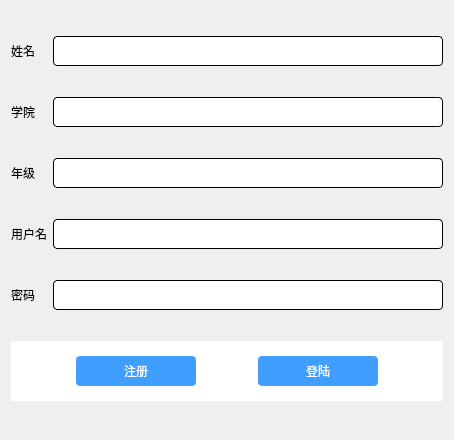
<?xml version="1.0" encoding="UTF-8"?>
<ui version="4.0">
 <class>dlg_register</class>
 <widget class="QDialog" name="dlg_register">
  <property name="geometry">
   <rect>
    <x>0</x>
    <y>0</y>
    <width>454</width>
    <height>440</height>
   </rect>
  </property>
  <property name="windowTitle">
   <string>Dialog</string>
  </property>
  <property name="styleSheet">
   <string notr="true">QLabel#lb_title{font:40px '黑体';}
QLabel#lb_username,QLabel#lb_password{font:20px '楷体';}
QLineEdit{border-radius:4px;min-height:28px;border:1px solid black}
QPushButton{border-radius:4px;background: #409eff; color:white;font -size:14px;}
QWidget#widget{background:white;}</string>
  </property>
  <layout class="QGridLayout" name="gridLayout_2">
   <item row="0" column="0">
    <widget class="QLabel" name="label">
     <property name="text">
      <string>姓名</string>
     </property>
     <property name="name" stdset="0">
      <string>lb</string>
     </property>
    </widget>
   </item>
   <item row="0" column="1">
    <widget class="QLineEdit" name="le_nickname">
     <property name="name" stdset="0">
      <string>le</string>
     </property>
    </widget>
   </item>
   <item row="1" column="0">
    <widget class="QLabel" name="label_2">
     <property name="text">
      <string>学院</string>
     </property>
     <property name="name" stdset="0">
      <string>lb</string>
     </property>
    </widget>
   </item>
   <item row="1" column="1">
    <widget class="QLineEdit" name="le_department">
     <property name="name" stdset="0">
      <string>le</string>
     </property>
    </widget>
   </item>
   <item row="2" column="0">
    <widget class="QLabel" name="label_3">
     <property name="text">
      <string>年级</string>
     </property>
     <property name="name" stdset="0">
      <string>lb</string>
     </property>
    </widget>
   </item>
   <item row="2" column="1">
    <widget class="QLineEdit" name="le_grade">
     <property name="name" stdset="0">
      <string>le</string>
     </property>
    </widget>
   </item>
   <item row="3" column="0">
    <widget class="QLabel" name="label_4">
     <property name="text">
      <string>用户名</string>
     </property>
     <property name="name" stdset="0">
      <string>lb</string>
     </property>
    </widget>
   </item>
   <item row="3" column="1">
    <widget class="QLineEdit" name="le_username">
     <property name="name" stdset="0">
      <string>le</string>
     </property>
    </widget>
   </item>
   <item row="4" column="0">
    <widget class="QLabel" name="label_5">
     <property name="text">
      <string>密码</string>
     </property>
     <property name="name" stdset="0">
      <string>lb</string>
     </property>
    </widget>
   </item>
   <item row="4" column="1">
    <widget class="QLineEdit" name="le_password">
     <property name="name" stdset="0">
      <string>le</string>
     </property>
    </widget>
   </item>
   <item row="5" column="0" colspan="2">
    <widget class="QWidget" name="widget" native="true">
     <property name="maximumSize">
      <size>
       <width>16777215</width>
       <height>60</height>
      </size>
     </property>
     <layout class="QGridLayout" name="gridLayout">
      <item row="0" column="0">
       <widget class="QPushButton" name="btn_register">
        <property name="maximumSize">
         <size>
          <width>120</width>
          <height>30</height>
         </size>
        </property>
        <property name="text">
         <string>注册</string>
        </property>
        <property name="name" stdset="0">
         <string>btn</string>
        </property>
       </widget>
      </item>
      <item row="0" column="1">
       <widget class="QPushButton" name="btn_login">
        <property name="maximumSize">
         <size>
          <width>120</width>
          <height>30</height>
         </size>
        </property>
        <property name="text">
         <string>登陆</string>
        </property>
        <property name="name" stdset="0">
         <string>btn</string>
        </property>
       </widget>
      </item>
     </layout>
    </widget>
   </item>
  </layout>
 </widget>
 <resources/>
 <connections/>
</ui>
